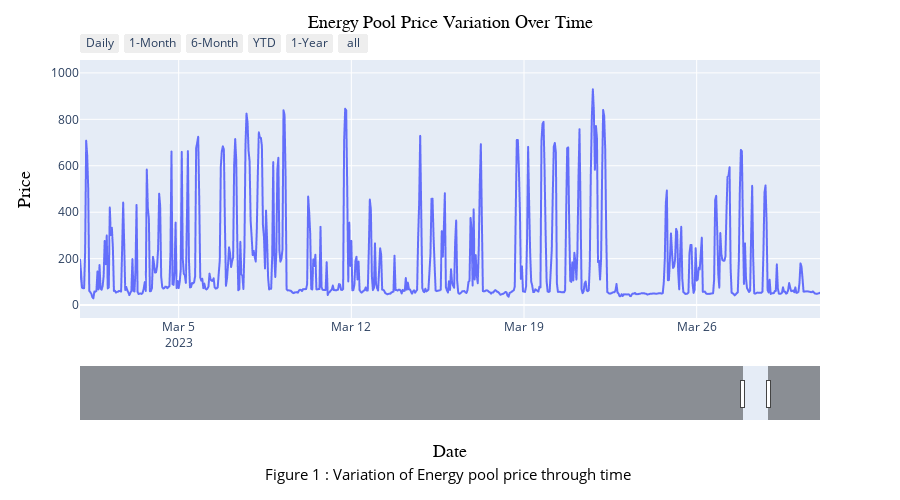

The notebook cell saved with this chart:
### Markdown cell above
Over the past few decades, the electricity markets have undergone a significant transformation, shifting from regulated to competitive and deregulated environments. In the province of Alberta, the electricity market operates within a framework where prices are determined by the interplay of supply and demand dynamics in a competitive marketplace. Prices are influenced by various participants in the market, including power generators, transmission companies, and retailers. Consequently, the deregulated nature of the electricity market in Alberta plays a crucial role in the volatility of power prices. To illustrate the extent of this volatility, an interactive plot below vividly showcases the substantial variations in price. As you explore the plot, you will witness the dramatic ups and downs, serving as a testament to the dynamic nature of the pool price. This serves as a striking reminder of the inherent complexity of the data science problem that needs to be addressed.

### Code cell
fig = px.line(df, y="price")
fig.update_layout(
    title={
        "text": "Energy Pool Price Variation Over Time",
        "font": {"size": 18, "family": "Arial", "color": "black"},
        "y": 0.97,
        "x": 0.5,
        "xanchor": "center",
        "yanchor": "top",
    },
    xaxis_title={
        "text": "Date",
        "font": {"size": 18, "family": "Arial", "color": "black"},
    },
    yaxis_title={
        "text": "Price",
        "font": {"size": 18, "family": "Arial", "color": "black"},
    },
    xaxis_range=["2023-03-01", "2023-03-31"],
    height=500,
)
fig.update_xaxes(
    rangeslider_visible=True,
    rangeselector=dict(
        buttons=list(
            [
                dict(count=1, label="Daily", step="day", stepmode="backward"),  
                dict(count=1, label="1-Month", step="month", stepmode="backward"),
                dict(count=6, label="6-Month", step="month", stepmode="backward"),
                dict(count=1, label="YTD", step="year", stepmode="todate"),
                dict(count=1, label="1-Year", step="year", stepmode="backward"),
                dict(step="all")
            ]
        )
    ),
)



# Add figure subtext below the x-axis title
fig.update_layout(
    annotations=[
        dict(
            xref="paper",
            yref="paper",
            x=0.5,
            y=-0.65,
            text="Figure 1 : Variation of Energy pool price through time ",
            font={"size": 15, "color": "black"},
            showarrow=False,
        )
    ]
)
fig.show()

### Figure 1 — Plotly figure (JSON) as saved in the notebook; plotly's stock layout.template omitted (floating-point values rounded to 4 significant figures; data arrays with more than 128 entries replaced by an {"elided": "..."} marker saying what was removed)
{"data": [{"hovertemplate": "date=%{x}<br>price=%{y}<extra></extra>", "legendgroup": "", "line": {"color": "#636efa", "dash": "solid"}, "marker": {"symbol": "circle"}, "mode": "lines", "name": "", "showlegend": false, "type": "scattergl", "x": {"elided": "21143 str values"}, "xaxis": "x", "y": {"elided": "21143 float values"}, "yaxis": "y"}], "layout": {"annotations": [{"font": {"color": "black", "size": 15}, "showarrow": false, "text": "Figure 1 : Variation of Energy pool price through time ", "x": 0.5, "xref": "paper", "y": -0.65, "yref": "paper"}], "height": 500, "legend": {"tracegroupgap": 0}, "margin": {"t": 60}, "title": {"font": {"color": "black", "family": "Arial", "size": 18}, "text": "Energy Pool Price Variation Over Time", "x": 0.5, "xanchor": "center", "y": 0.97, "yanchor": "top"}, "xaxis": {"anchor": "y", "domain": [0, 1], "range": ["2023-03-01", "2023-03-31"], "rangeselector": {"buttons": [{"count": 1, "label": "Daily", "step": "day", "stepmode": "backward"}, {"count": 1, "label": "1-Month", "step": "month", "stepmode": "backward"}, {"count": 6, "label": "6-Month", "step": "month", "stepmode": "backward"}, {"count": 1, "label": "YTD", "step": "year", "stepmode": "todate"}, {"count": 1, "label": "1-Year", "step": "year", "stepmode": "backward"}, {"step": "all"}]}, "rangeslider": {"visible": true}, "title": {"font": {"color": "black", "family": "Arial", "size": 18}, "text": "Date"}}, "yaxis": {"anchor": "x", "domain": [0, 1], "title": {"font": {"color": "black", "family": "Arial", "size": 18}, "text": "Price"}}}}
